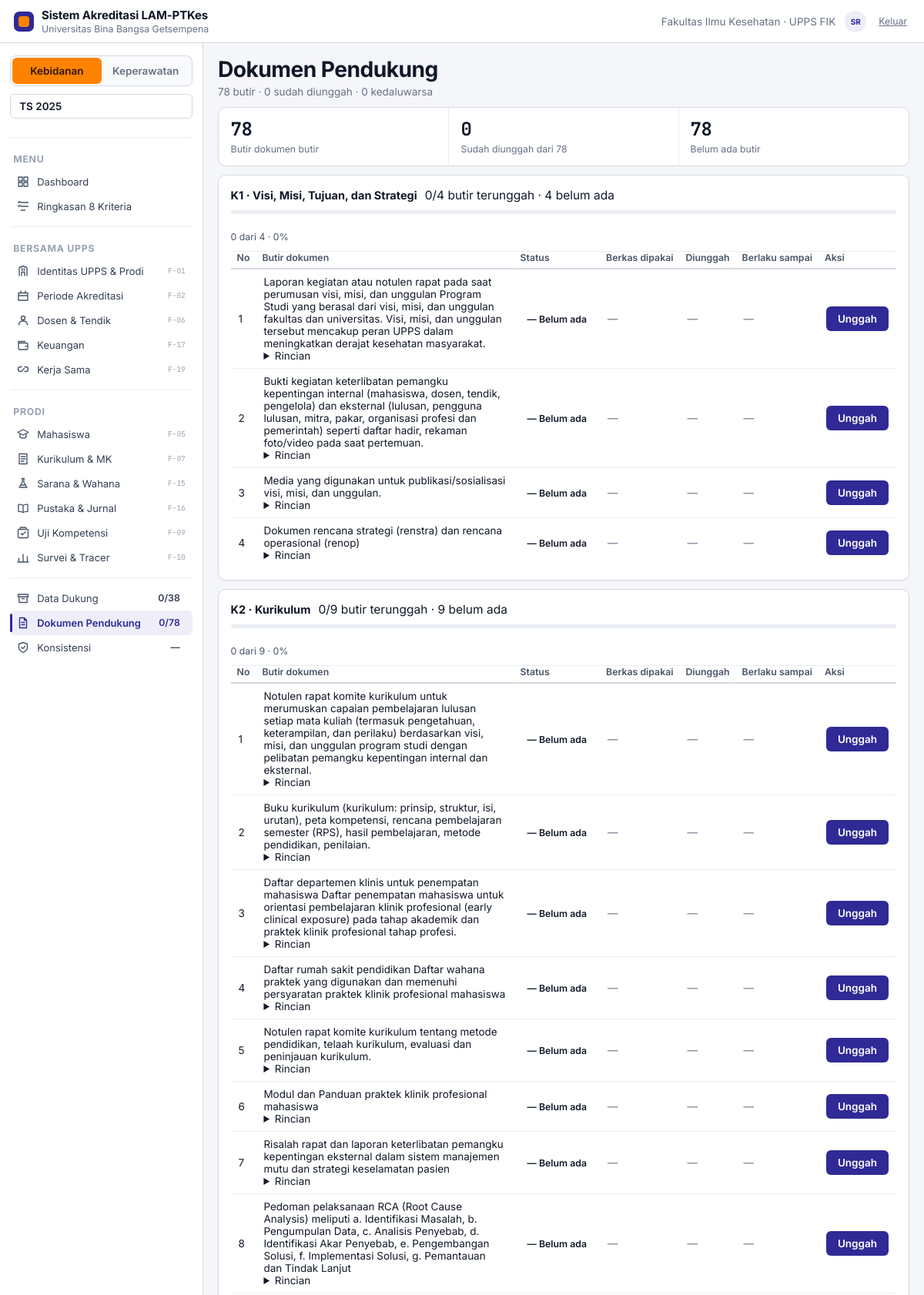
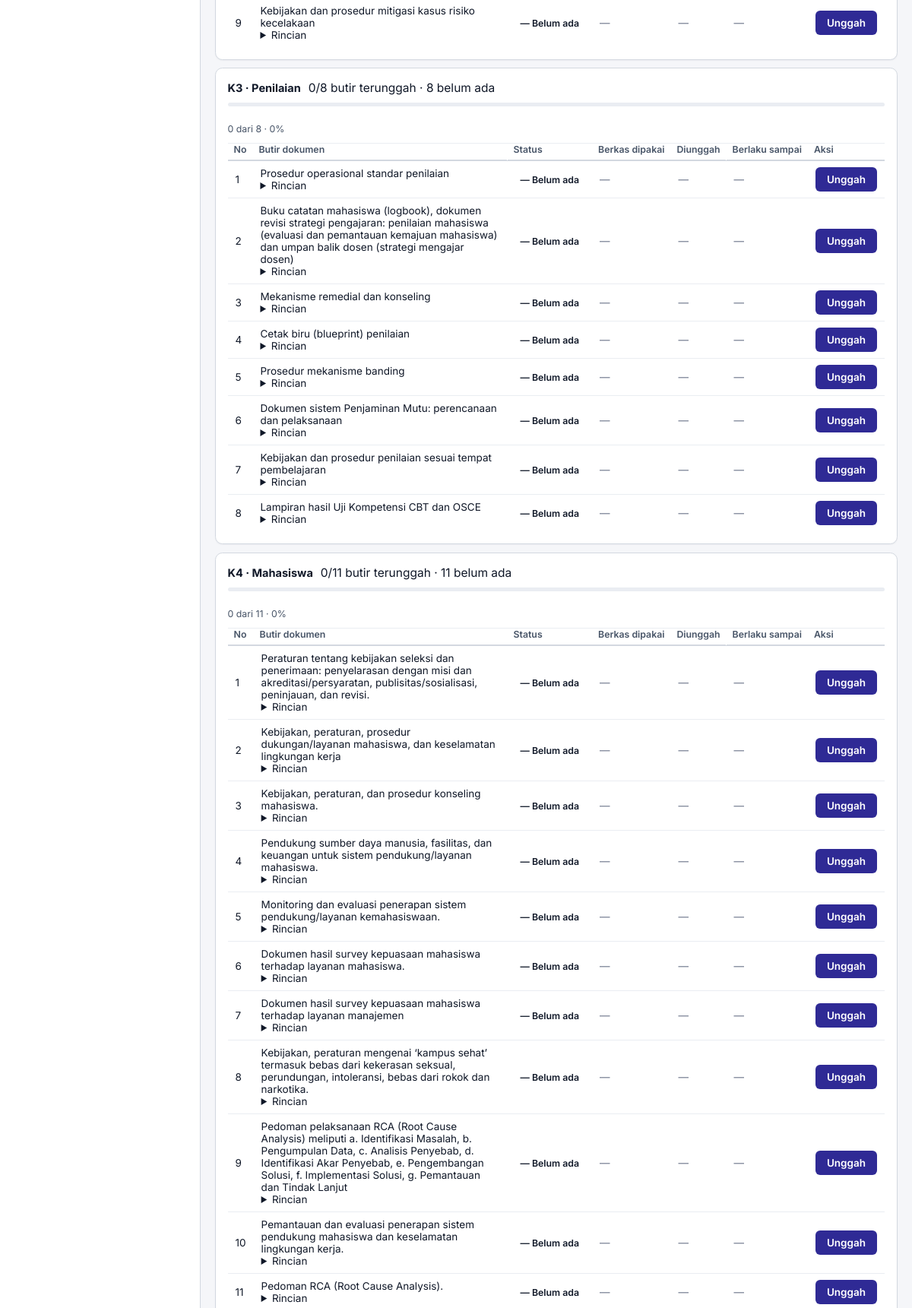
The app's page /modul/dokumen/index.php (signed in, upper part) with its own data (2 pictures, top to bottom).
### tables this page shows
CREATE TABLE pengguna (
  id            INT UNSIGNED NOT NULL AUTO_INCREMENT,
  email         VARCHAR(160) NOT NULL,                
  nama          VARCHAR(160) NOT NULL,
  sandi         VARCHAR(255) NULL,                    
  peran_kode    VARCHAR(32) NOT NULL,
  prodi_id      INT UNSIGNED NULL,                    
  aktif         TINYINT(1) NOT NULL DEFAULT 1,
  dibuat        DATETIME NOT NULL DEFAULT CURRENT_TIMESTAMP,
  masuk_terakhir DATETIME NULL,
  PRIMARY KEY (id),
  UNIQUE KEY uq_pengguna_email (email),
  CONSTRAINT fk_pengguna_peran FOREIGN KEY (peran_kode) REFERENCES peran(kode),
  CONSTRAINT fk_pengguna_prodi FOREIGN KEY (prodi_id) REFERENCES prodi(id)
);

CREATE TABLE prodi (
  id                     INT UNSIGNED NOT NULL AUTO_INCREMENT,
  upps_id                INT UNSIGNED NOT NULL,
  nama_ps                VARCHAR(120) NOT NULL,
  jenjang                ENUM('D-III','Sarjana','Profesi','Sarjana Terapan','Magister','Spesialis') NOT NULL,
  bidang                 VARCHAR(80)  NOT NULL,
  punya_tahap_profesi    TINYINT(1)   NOT NULL DEFAULT 0,
  nama_profesi_lulusan   VARCHAR(80)  NULL,
  lama_studi_semester    TINYINT UNSIGNED NULL,
  nama_uji_kompetensi    VARCHAR(120) NULL,
  peringkat_akreditasi   VARCHAR(40)  NULL,
  tgl_akreditasi         DATE NULL,
  tgl_berakhir_akreditasi DATE NULL,
  aktif                  TINYINT(1) NOT NULL DEFAULT 1,
  dibuat                 DATETIME NOT NULL DEFAULT CURRENT_TIMESTAMP,
  diubah                 DATETIME NOT NULL DEFAULT CURRENT_TIMESTAMP ON UPDATE CURRENT_TIMESTAMP,
  PRIMARY KEY (id),
  UNIQUE KEY uq_prodi_nama (upps_id, nama_ps),
  CONSTRAINT fk_prodi_upps FOREIGN KEY (upps_id) REFERENCES upps(id)
);

CREATE TABLE periode (
  id            INT UNSIGNED NOT NULL AUTO_INCREMENT,
  prodi_id      INT UNSIGNED NOT NULL,
  tahun_ts      SMALLINT UNSIGNED NOT NULL,           
  tahun_ss      SMALLINT UNSIGNED NULL,               
  tgl_pengajuan DATE NULL,
  catatan       VARCHAR(255) NULL,
  aktif         TINYINT(1) NOT NULL DEFAULT 1,
  dibuat        DATETIME NOT NULL DEFAULT CURRENT_TIMESTAMP,
  PRIMARY KEY (id),
  UNIQUE KEY uq_periode (prodi_id, tahun_ts),
  CONSTRAINT fk_periode_prodi FOREIGN KEY (prodi_id) REFERENCES prodi(id),
  CONSTRAINT ck_periode_ts CHECK (tahun_ts BETWEEN 2000 AND 2100)
);

CREATE TABLE dokumen_spec (
  id          INT UNSIGNED NOT NULL AUTO_INCREMENT,
  kriteria    CHAR(2) NOT NULL,
  nomor       TINYINT UNSIGNED NOT NULL,
  nama        VARCHAR(400) NOT NULL,
  rincian     TEXT NULL,
  wajib       TINYINT(1) NOT NULL DEFAULT 1,
  PRIMARY KEY (id),
  UNIQUE KEY uq_dok_spec (kriteria, nomor),
  CONSTRAINT fk_dok_spec_krit FOREIGN KEY (kriteria) REFERENCES kriteria(kode)
);

### web/modul/dokumen/index.php (the view, shortened to what the rows shown need)
<?php
require_once __DIR__ . '/../../system/layout.php';
require_once dirname(__DIR__, 2) . '/tampilan/kerangka/komponen.php';
require_once __DIR__ . '/logika.php';
$PRODI = prodi_aktif();
$per = $PRODI !== null ? periode_aktif($PRODI) : null;
$PERIODE  = (int) $per['id'];
$HARI_INI = date('Y-m-d');
$rekap  = rekap_dokumen($PRODI, $PERIODE);
$daftar = dok_daftar($PRODI, $PERIODE, $HARI_INI);
$bolehIsi = boleh('ISI');
$sorot = (int) ($_GET['butir'] ?? 0);
$labelStatus = [
    'belum'       => ['Belum ada', 'badge-kosong', '—'],
    'ada'         => ['Ada', 'badge-lengkap', '✓'],
    'kedaluwarsa' => ['Kedaluwarsa', 'badge-bad', '!'],
];
?>
<?php foreach ($daftar as $grup): ?>
  <section class="card dok-krit" id="krit-<?= e($grup['kode']) ?>">
    <div class="card-head dok-krit-head">
      <h2><?= e($grup['kode']) ?> · <?= e($grup['nama']) ?></h2>
      <div class="dok-jumlah">
        <span class="mono"><?= e($grup['unggah']) ?>/<?= e($grup['total']) ?></span> butir terunggah
        <?php if ($grup['unggah'] < $grup['total']): ?>
          <span class="muted">· <?= e($grup['total'] - $grup['unggah']) ?> belum ada</span>
        <?php endif; ?>
      </div>
      <?= bar_bagian((float) $grup['unggah'], (float) $grup['total']) ?>
    </div>
    <?php if (!$grup['butir']): ?>
      <p class="muted">Belum ada butir untuk kriteria ini.</p>
    <?php else: ?>
    <div class="tbl-wrap">
      <table class="tbl dok-tabel">
        <thead>
          <tr>
            <th class="dok-c-no">No</th>
            <th>Butir dokumen</th>
            <th class="dok-c-status">Status</th>
            <th class="dok-c-berkas">Berkas dipakai</th>
            <th class="dok-c-tgl">Diunggah</th>
            <th class="dok-c-berlaku">Berlaku sampai</th>
            <th class="dok-c-aksi">Aksi</th>
          </tr>
        </thead>
        <tbody>
        <?php foreach ($grup['butir'] as $b):
            [$lbl, $kls, $ikon] = $labelStatus[$b['status']];
            $pakai = $b['pakai'];
        ?>
          <tr id="dok-<?= (int) $b['id'] ?>" class="<?= $b['id'] === $sorot ? 'dok-sorot' : '' ?><?= $b['status'] === 'kedaluwarsa' ? ' is-bad' : '' ?>">
            <td class="dok-c-no mono"><?= e($b['nomor']) ?></td>
            <td>
              <div class="dok-nama"><?= e($b['nama']) ?><?= (int) $b['wajib'] === 0 ? ' <span class="muted">(tidak wajib)</span>' : '' ?></div>
              <?php if (!empty($b['rincian'])): ?>
                <details class="dok-rincian"><summary>Rincian</summary><p><?= nl2br(e($b['rincian'])) ?></p></details>
              <?php endif; ?>
            </td>
            <td class="dok-c-status">
              <span class="badge <?= e($kls) ?>"><?= e($ikon) ?> <?= e($lbl) ?></span>
            </td>
            <td class="dok-c-berkas">
              <?php if ($pakai): ?>
                <a class="dok-berkas" href="<?= e(BASE_URL) ?>unggah/<?= e(rawurlencode((string) $pakai['berkas'])) ?>"
                   target="_blank" rel="noopener"><?= e($pakai['nama_asli']) ?></a>
                <div class="dok-meta">
                  <?= e(number_format(((int) $pakai['ukuran']) / 1024, 0, ',', '.')) ?> KB
                  <?php if (!empty($pakai['oleh_nama'])): ?> · <?= e($pakai['oleh_nama']) ?><?php endif; ?>
                </div>
              <?php else: ?>
                <span class="muted">—</span>
              <?php endif; ?>
            </td>
            <td class="dok-c-tgl"><?= $pakai ? e(tgl((string) $pakai['diunggah_pada'])) : '<span class="muted">—</span>' ?></td>
            <td class="dok-c-berlaku">
              <?= $pakai && $pakai['berlaku_sampai'] ? e(tgl((string) $pakai['berlaku_sampai'])) : '<span class="muted">—</span>' ?>
            </td>
            <td class="dok-c-aksi">
              <?php if ($bolehIsi): ?>
                <details class="dok-form">
                  <summary class="btn <?= $pakai ? '' : 'btn-primary' ?>"><?= $pakai ? 'Ganti' : 'Unggah' ?></summary>
                </details>
              <?php else: ?>
                <span class="muted">hanya lihat</span>
              <?php endif; ?>
            </td>
          </tr>
        <?php endforeach; ?>
        </tbody>
      </table>
    </div>
    <?php endif; ?>
  </section>
<?php endforeach; ?>
<?php
$isi = (string) ob_get_clean();
render('Dokumen Pendukung', $isi, [
    'aktif' => 'dokumen',
    'sub'   => sprintf('%d butir · %d sudah diunggah · %d kedaluwarsa',
        $rekap['total'], $rekap['unggah'], $rekap['kedaluwarsa']),
]);

### web/system/layout.php (shortened to what the rows shown need)
<?php
require_once __DIR__ . '/view.php';
require_once __DIR__ . '/rekap.php';
function render(string $judul, string $isi, array $opsi = []): void
{
    $U = pengguna();
    ?><!DOCTYPE html>
<html lang="id">
<head>
<link rel="stylesheet" href="<?= e(BASE_URL) ?>assets/css/app.css?v=1">
<link rel="stylesheet" href="<?= e(BASE_URL) ?>assets/css/anim.css?v=1">
</head>
<body>
<header class="topbar">
  <div class="topbar-right">
    <span class="topbar-ctx">Fakultas Ilmu Kesehatan · UPPS FIK</span>
    <div class="avatar" title="<?= e($U['nama'] ?? '') ?>"><?= e(inisial($U['nama'] ?? '')) ?></div>
    <a class="who-keluar" href="<?= e(BASE_URL) ?>index.php?m=masuk&amp;a=keluar">Keluar</a>
  </div>
</header>
<aside class="sidebar" id="sidebar" aria-label="Navigasi utama">
  <div class="switch">
    <?php foreach (semua_prodi() as $p): ?>
      <button data-prodi="<?= (int) $p['id'] ?>" aria-pressed="<?= (int) $p['id'] === prodi_aktif() ? 'true' : 'false' ?>"><?= e($p['nama_ps']) ?></button>
    <?php endforeach; ?>
  </div>
  <button class="period"><b>TS <?= e(tahun_ts()) ?></b></button>
</aside>
<main class="main">
  <div class="page-head">
    <div>
      <h1><?= e($judul) ?></h1>
    </div>
  </div>
  <?= $isi ?>
</main>
</body>
</html><?php
}
function inisial(string $nama): string
{
    $bersih = preg_replace('/,.*$/', '', $nama);
    $kata = preg_split('/\s+/', trim((string) $bersih)) ?: [];
    $out = '';
    foreach ($kata as $k) {
        if ($k !== '') {
            $out .= mb_substr($k, 0, 1);
        }
        if (mb_strlen($out) >= 2) {
            break;
        }
    }
    return mb_strtoupper($out);
}
function semua_prodi(): array
{
    return q('SELECT id, nama_ps FROM prodi WHERE aktif = 1 ORDER BY id');
}
function tahun_ts(): int
{
    $p = prodi_aktif();
    return $ts = (int) qv('SELECT tahun_ts FROM periode WHERE prodi_id = ? AND aktif = 1
                            ORDER BY tahun_ts DESC LIMIT 1', [$p], (int) date('Y'));
}

### records on screen
pengguna: nama "SR", prodi.tahun_ts "2025"
prodi: nama_ps "Kebidanan"
prodi: nama_ps "Keperawatan"
dokumen_spec: nomor "2", nama "Bukti kegiatan keterlibatan pemangku kepentingan internal (mahasiswa, dosen, tendik, pengelola) dan eksternal (lulusan, pengguna lulusan, mitra, pakar, organisasi profesi dan pemerintah) seperti daftar hadir, rekaman foto/video pada saat pertemuan.", ikon "—", lbl "Belum ada"
dokumen_spec: nomor "3", nama "Media yang digunakan untuk publikasi/sosialisasi visi, misi, dan unggulan.", ikon "—", lbl "Belum ada"
dokumen_spec: nomor "4", nama "Dokumen rencana strategi (renstra) dan rencana operasional (renop)", ikon "—", lbl "Belum ada"
dokumen_spec: nomor "2", nama "Buku kurikulum (kurikulum: prinsip, struktur, isi, urutan), peta kompetensi, rencana pembelajaran semester (RPS), hasil pembelajaran, metode pendidikan, penilaian.", ikon "—", lbl "Belum ada"
dokumen_spec: nomor "3", nama "Daftar departemen klinis untuk penempatan mahasiswa Daftar penempatan mahasiswa untuk orientasi pembelajaran klinik profesional (early clinical exposure) pada tahap akademik dan praktek klinik profesional tahap profesi.", ikon "—", lbl "Belum ada"
dokumen_spec: nomor "4", nama "Daftar rumah sakit pendidikan Daftar wahana praktek yang digunakan dan memenuhi persyaratan praktek klinik profesional mahasiswa", ikon "—", lbl "Belum ada"
dokumen_spec: nomor "5", nama "Notulen rapat komite kurikulum tentang metode pendidikan, telaah kurikulum, evaluasi dan peninjauan kurikulum.", ikon "—", lbl "Belum ada"
dokumen_spec: nomor "6", nama "Modul dan Panduan praktek klinik profesional mahasiswa", ikon "—", lbl "Belum ada"
dokumen_spec: nomor "7", nama "Risalah rapat dan laporan keterlibatan pemangku kepentingan eksternal dalam sistem manajemen mutu dan strategi keselamatan pasien", ikon "—", lbl "Belum ada"
dokumen_spec: nomor "8", nama "Pedoman pelaksanaan RCA (Root Cause Analysis) meliputi a. Identifikasi Masalah, b. Pengumpulan Data, c. Analisis Penyebab, d. Identifikasi Akar Penyebab, e. Pengembangan Solusi, f. Implementasi Solusi, g. Pemantauan dan Tindak Lanjut", ikon "—", lbl "Belum ada"
dokumen_spec: nomor "9", nama "Kebijakan dan prosedur mitigasi kasus risiko kecelakaan", ikon "—", lbl "Belum ada"
dokumen_spec: nomor "1", nama "Prosedur operasional standar penilaian", ikon "—", lbl "Belum ada"
dokumen_spec: nomor "2", nama "Buku catatan mahasiswa (logbook), dokumen revisi strategi pengajaran: penilaian mahasiswa (evaluasi dan pemantauan kemajuan mahasiswa) dan umpan balik dosen (strategi mengajar dosen)", ikon "—", lbl "Belum ada"
dokumen_spec: nomor "3", nama "Mekanisme remedial dan konseling", ikon "—", lbl "Belum ada"
dokumen_spec: nomor "4", nama "Cetak biru (blueprint) penilaian", ikon "—", lbl "Belum ada"
dokumen_spec: nomor "5", nama "Prosedur mekanisme banding", ikon "—", lbl "Belum ada"
dokumen_spec: nomor "6", nama "Dokumen sistem Penjaminan Mutu: perencanaan dan pelaksanaan", ikon "—", lbl "Belum ada"
dokumen_spec: nomor "7", nama "Kebijakan dan prosedur penilaian sesuai tempat pembelajaran", ikon "—", lbl "Belum ada"
dokumen_spec: nomor "8", nama "Lampiran hasil Uji Kompetensi CBT dan OSCE", ikon "—", lbl "Belum ada"
dokumen_spec: nomor "1", nama "Peraturan tentang kebijakan seleksi dan penerimaan: penyelarasan dengan misi dan akreditasi/persyaratan, publisitas/sosialisasi, peninjauan, dan revisi.", ikon "—", lbl "Belum ada"
dokumen_spec: nomor "2", nama "Kebijakan, peraturan, prosedur dukungan/layanan mahasiswa, dan keselamatan lingkungan kerja", ikon "—", lbl "Belum ada"
dokumen_spec: nomor "3", nama "Kebijakan, peraturan, dan prosedur konseling mahasiswa.", ikon "—", lbl "Belum ada"
dokumen_spec: nomor "4", nama "Pendukung sumber daya manusia, fasilitas, dan keuangan untuk sistem pendukung/layanan mahasiswa.", ikon "—", lbl "Belum ada"
dokumen_spec: nomor "5", nama "Monitoring dan evaluasi penerapan sistem pendukung/layanan kemahasiswaan.", ikon "—", lbl "Belum ada"
dokumen_spec: nomor "6", nama "Dokumen hasil survey kepuasaan mahasiswa terhadap layanan mahasiswa.", ikon "—", lbl "Belum ada"
dokumen_spec: nomor "7", nama "Dokumen hasil survey kepuasaan mahasiswa terhadap layanan manajemen", ikon "—", lbl "Belum ada"
dokumen_spec: nomor "8", nama "Kebijakan, peraturan mengenai ‘kampus sehat’ termasuk bebas dari kekerasan seksual, perundungan, intoleransi, bebas dari rokok dan narkotika.", ikon "—", lbl "Belum ada"
dokumen_spec: nomor "9", nama "Pedoman pelaksanaan RCA (Root Cause Analysis) meliputi a. Identifikasi Masalah, b. Pengumpulan Data, c. Analisis Penyebab, d. Identifikasi Akar Penyebab, e. Pengembangan Solusi, f. Implementasi Solusi, g. Pemantauan dan Tindak Lanjut", ikon "—", lbl "Belum ada"
dokumen_spec: nomor "10", nama "Pemantauan dan evaluasi penerapan sistem pendukung mahasiswa dan keselamatan lingkungan kerja.", ikon "—", lbl "Belum ada"
dokumen_spec: nomor "11", nama "Pedoman RCA (Root Cause Analysis).", ikon "—", lbl "Belum ada"

### other values on screen
$grup['kelompok'] "MENU"
$nama "Dashboard"
$nama "Ringkasan 8 Kriteria"
$grup['kelompok'] "BERSAMA UPPS"
$nama "Identitas UPPS & Prodi"
$fitur "F-01"
$nama "Periode Akreditasi"
$fitur "F-02"
$nama "Dosen & Tendik"
$fitur "F-06"
$nama "Keuangan"
$fitur "F-17"
$nama "Kerja Sama"
$fitur "F-19"
$grup['kelompok'] "PRODI"
